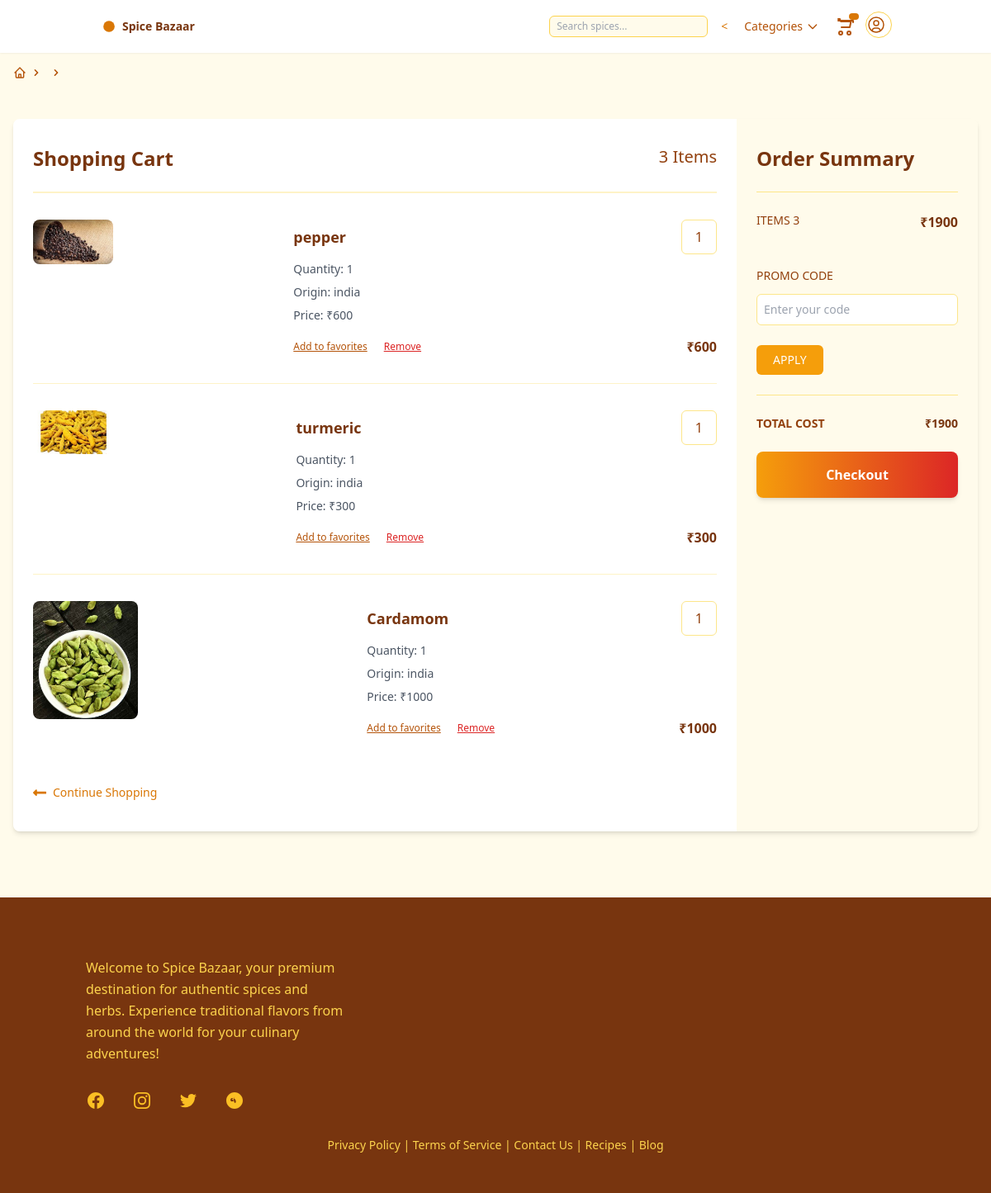
The app's page /store/cart-summary (signed in) with its own data.
### store/models.py (models this page shows, shortened)
class BaseModel(models.Model):
    created_date=models.DateTimeField(auto_now_add=True)
    updated_date=models.DateTimeField(auto_now=True)
    is_active=models.BooleanField(default=True)

class BasketItem(BaseModel):
    spice_object=models.ForeignKey(Spice,on_delete=models.CASCADE)
    quantity=models.PositiveIntegerField(default=1)
    is_order_placed=models.BooleanField(default=False)
    basket_object=models.ForeignKey(Basket,on_delete=models.CASCADE,related_name="cart_item")
    @property
    def item_total(self):
        return self.spice_object.price*self.quantity

class Spice(BaseModel):
    title=models.CharField(max_length=200)
    description=models.TextField()
    price=models.PositiveIntegerField()
    picture=models.ImageField(upload_to="spice_images",null=True,blank=True)
    origin_object=models.ForeignKey(Origin,on_delete=models.CASCADE)
    category_object=models.ForeignKey(Category,on_delete=models.CASCADE)
    quality_objects=models.ManyToManyField(Quality)
    stock_quantity=models.PositiveIntegerField(default=1)

class Origin(BaseModel):
    name=models.CharField(max_length=200)
    def __str__(self):
        return self.name

### store/views.py (the view)
# urls.py: path('cart-summary',views.CartSummaryView.as_view(),name="cart-summary"),
class CartSummaryView(View):
    template_name = "cart_summary.html"
    def get(self, request, *args, **kwargs):
        if not hasattr(request.user, 'cart'):
            new_cart = Basket.objects.create(user=request.user)
            request.user.refresh_from_db()
        qs = BasketItem.objects.filter(basket_object=request.user.cart, is_order_placed=False)
        basket_item_count = qs.count()
        basket_total = sum([bi.item_total for bi in qs])
        return render(request, self.template_name, {"basket_items": qs, "basket_total": basket_total, "basket_item_count": basket_item_count})

### store/templates/cart_summary.html (shortened to what this page needs)
{%extends 'b.html'%}
{%block main_block%}
<nav class="mx-auto max-w-screen-xl px-4 py-4">
  <ol class="flex items-center gap-1 text-sm text-amber-700">
    <li>
      <a href="{%url 'store:productlist' %}" class="block transition hover:text-amber-900">
      </a>
    </li>
    <li class="rtl:rotate-180">
      <svg xmlns="http://www.w3.org/2000/svg" class="size-4" viewBox="0 0 20 20" fill="currentColor">
        <path fill-rule="evenodd"
          d="M7.293 14.707a1 1 0 010-1.414L10.586 10 7.293 6.707a1 1 0 011.414-1.414l4 4a1 1 0 010 1.414l-4 4a1 1 0 01-1.414 0z"
          clip-rule="evenodd" />
      </svg>
    </li>
    <li class="rtl:rotate-180">
      <svg xmlns="http://www.w3.org/2000/svg" class="size-4" viewBox="0 0 20 20" fill="currentColor">
        <path fill-rule="evenodd"
          d="M7.293 14.707a1 1 0 010-1.414L10.586 10 7.293 6.707a1 1 0 011.414-1.414l4 4a1 1 0 010 1.414l-4 4a1 1 0 01-1.414 0z"
          clip-rule="evenodd" />
      </svg>
    </li>
  </ol>
</nav>
<div class="mx-auto max-w-screen-xl px-4 pb-12">
  <div class="rounded-lg overflow-hidden shadow-md my-8">
    <div class="sm:flex">
      <div class="w-full sm:w-3/4 bg-white px-6 py-8">
        <div class="flex justify-between border-b border-amber-100 pb-6">
          <h1 class="text-2xl font-bold text-amber-900">Shopping Cart</h1>
          <h2 class="text-xl font-medium text-amber-800">{{basket_item_count}} Items</h2>
        </div>
        {%for bi in basket_items%}
        <div class="md:flex items-stretch py-6 md:py-8 border-t border-amber-100">
          {%if bi.spice_object.picture%}
          <a href="{% url 'store:product-detail' bi.spice_object.id %}"><div class="md:w-1/3 w-full">
            <img src="{{bi.spice_object.picture.url}}" alt="{{bi.spice_object.title}}" class="h-full object-cover md:block hidden rounded-lg" />
          </div></a>
          {%endif%}
          <div class="md:pl-6 md:w-2/3 flex flex-col justify-center">
            <div class="flex items-center justify-between w-full">
              <p class="text-lg font-bold text-amber-900">{{bi.spice_object.title}}</p>
              <span class="py-2 px-4 border border-amber-200 rounded-md text-amber-800 font-medium">
                {{bi.quantity}}
              </span>
            </div>
            <p class="text-sm text-gray-600 pt-2">Quantity: {{bi.quantity}}</p>
            <p class="text-sm text-gray-600 py-2">Origin: {{bi.spice_object.origin_object|default:"Mixed"}}</p>
            <p class="text-sm text-gray-600">Price: ₹{{bi.spice_object.price}}</p>
            <div class="flex items-center justify-between pt-4">
              <div class="flex items-center">
                <button class="text-xs underline text-amber-700 hover:text-amber-900 cursor-pointer">
                  Add to favorites
                </button>
                <a href="{%url 'store:delete' bi.id%}" class="text-xs underline text-red-600 hover:text-red-700 pl-5 cursor-pointer">
                  Remove
                </a>
              </div>
              <p class="font-bold text-amber-900">₹{{bi.item_total}}</p>
            </div>
          </div>
        </div>
        {%endfor%}
        <a href="{%url 'store:productlist'%}" class="inline-flex items-center font-medium text-amber-600 text-sm mt-6 hover:text-amber-800 transition">
          <svg class="fill-current mr-2 w-4" viewBox="0 0 448 512">
            <path
              d="M134.059 296H436c6.627 0 12-5.373 12-12v-56c0-6.627-5.373-12-12-12H134.059v-46.059c0-21.382-25.851-32.09-40.971-16.971L7.029 239.029c-9.373 9.373-9.373 24.569 0 33.941l86.059 86.059c15.119 15.119 40.971 4.411 40.971-16.971V296z" />
          </svg>
          Continue Shopping
        </a>
      </div>
      <div id="summary" class="w-full sm:w-1/4 bg-amber-50 px-6 py-8">
        <h1 class="text-2xl font-bold text-amber-900 border-b border-amber-200 pb-6">Order Summary</h1>
        <div class="flex justify-between mt-6 mb-4">
          <span class="font-medium text-sm uppercase text-amber-800">Items {{basket_item_count}}</span>
          <span class="font-bold text-amber-900">₹{{basket_total}}</span>
        </div>
        <div class="py-6">
          <label for="promo" class="font-medium inline-block mb-3 text-sm uppercase text-amber-800">
            Promo Code
          </label>
          <input type="text" id="promo" placeholder="Enter your code" class="p-2 text-sm w-full rounded-md border border-amber-200 focus:outline-none focus:ring-2 focus:ring-amber-300" />
        </div>
        <button class="bg-amber-500 hover:bg-amber-600 px-5 py-2 text-sm text-white uppercase rounded-md transition">
          Apply
        </button>
        <div class="border-t border-amber-200 mt-6">
          <div class="flex font-bold justify-between py-6 text-sm uppercase">
            <span class="text-amber-800">Total cost</span>
            <span class="text-amber-900">₹{{basket_total}}</span>
          </div>
          <a href="{%url 'store:place-order' %}">
            <button class="rounded-lg bg-gradient-to-r from-amber-500 to-red-600 px-8 py-4 text-base font-semibold text-white shadow-md transition hover:from-amber-600 hover:to-red-700 focus:outline-none focus:ring-4 focus:ring-amber-300 w-full">
              Checkout
            </button>
          </a>
        </div>
      </div>
    </div>
  </div>
</div>
{%endblock%}

### records on screen
BasketItem: spice_object.picture (picture), spice_object "pepper", quantity "1", spice_object.origin_object "india", spice_object.price "600", item_total "600"
BasketItem: spice_object.picture (picture), spice_object "turmeric", quantity "1", spice_object.origin_object "india", spice_object.price "300", item_total "300"
BasketItem: spice_object.picture (picture), spice_object "Cardamom", quantity "1", spice_object.origin_object "india", spice_object.price "1000", item_total "1000"

### other values on screen
{{ basket_item_count }} "3"
{{ basket_total }} "1900"
